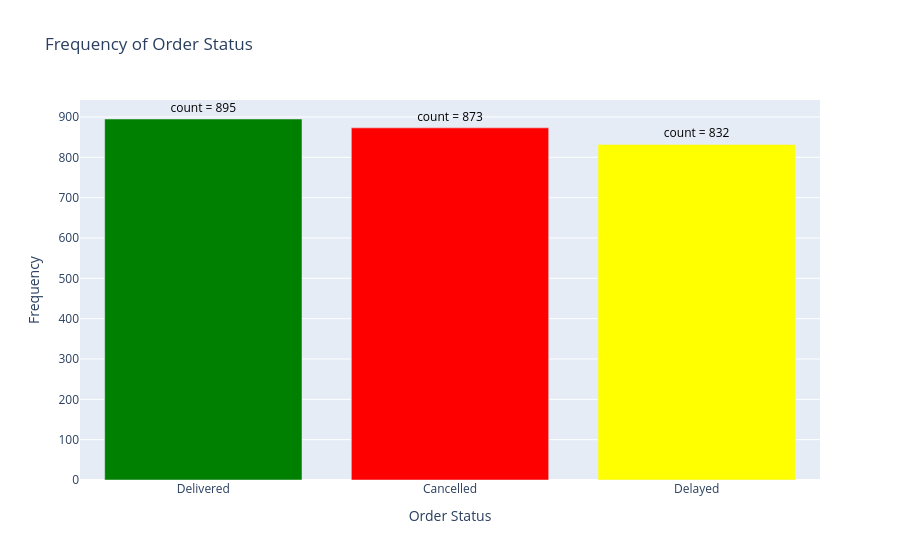

Notebook source saved alongside this figure:
### Markdown cell above
# Made additions to lines 6 and 17 below.
## The update_traces was correct, but missing was the text argument in the bar function. This is set in the same way as the other trace elements using the name of the column in the DataFrame. This will automatically associate the frequency data with the height of the bar (y) and the text attribute.
#### [Use of the `text` argument for bar charts in plotly express](https://plotly.com/python/bar-charts/#:~:text=The%20text%20argument%20can%20be%20used%20to%20display%20arbitrary%20text%20on%20the%20bars%3A)
## In addition, added an example of how to use update_traces to adjust text further. The template sets the style, static elements concatinated with the variable of the figure (text), which you set when calling the bar function.
### [More on templates and the %{variable} syntax](https://plotly.com/python/text-and-annotations/#:~:text=a%20Plotly%20annotation-,Customize%20Displayed%20Text%20with%20a%20Text%20Template,-To%20show%20an)
### - David

### Code cell
fig6 = pe.bar(
    status_counts,
    x='order_status',
    y='frequency',
    color='order_status',
    text = 'frequency',
    color_discrete_map={
        'Delivered': 'green',
        'Cancelled': 'red',
        'Delayed': 'yellow'
    },
    labels={'order_status': 'Order Status', 'frequency': 'Frequency'},
    title='Frequency of Order Status',
)

#Add Frequency count above each bar in black
fig6.update_traces(
    texttemplate = 'count = ' + '%{text}',
    textposition="outside",
    textfont = {'color': "black"}
)

#Remove the Legend
fig6.update_layout(showlegend=False)

fig6.show()

### Figure 1 — Plotly figure (JSON) as saved in the notebook; plotly's stock layout.template omitted (floating-point values rounded to 4 significant figures)
{"data": [{"hovertemplate": "Order Status=%{x}<br>Frequency=%{text}<extra></extra>", "legendgroup": "Delivered", "marker": {"color": "green", "pattern": {"shape": ""}}, "name": "Delivered", "orientation": "v", "showlegend": true, "text": [895.0], "textfont": {"color": "black"}, "textposition": "outside", "texttemplate": "count = %{text}", "type": "bar", "x": ["Delivered"], "xaxis": "x", "y": [895], "yaxis": "y"}, {"hovertemplate": "Order Status=%{x}<br>Frequency=%{text}<extra></extra>", "legendgroup": "Cancelled", "marker": {"color": "red", "pattern": {"shape": ""}}, "name": "Cancelled", "orientation": "v", "showlegend": true, "text": [873.0], "textfont": {"color": "black"}, "textposition": "outside", "texttemplate": "count = %{text}", "type": "bar", "x": ["Cancelled"], "xaxis": "x", "y": [873], "yaxis": "y"}, {"hovertemplate": "Order Status=%{x}<br>Frequency=%{text}<extra></extra>", "legendgroup": "Delayed", "marker": {"color": "yellow", "pattern": {"shape": ""}}, "name": "Delayed", "orientation": "v", "showlegend": true, "text": [832.0], "textfont": {"color": "black"}, "textposition": "outside", "texttemplate": "count = %{text}", "type": "bar", "x": ["Delayed"], "xaxis": "x", "y": [832], "yaxis": "y"}], "layout": {"barmode": "relative", "legend": {"title": {"text": "Order Status"}, "tracegroupgap": 0}, "showlegend": false, "title": {"text": "Frequency of Order Status"}, "xaxis": {"anchor": "y", "categoryarray": ["Delivered", "Cancelled", "Delayed"], "categoryorder": "array", "domain": [0, 1], "title": {"text": "Order Status"}}, "yaxis": {"anchor": "x", "domain": [0, 1], "title": {"text": "Frequency"}}}}
